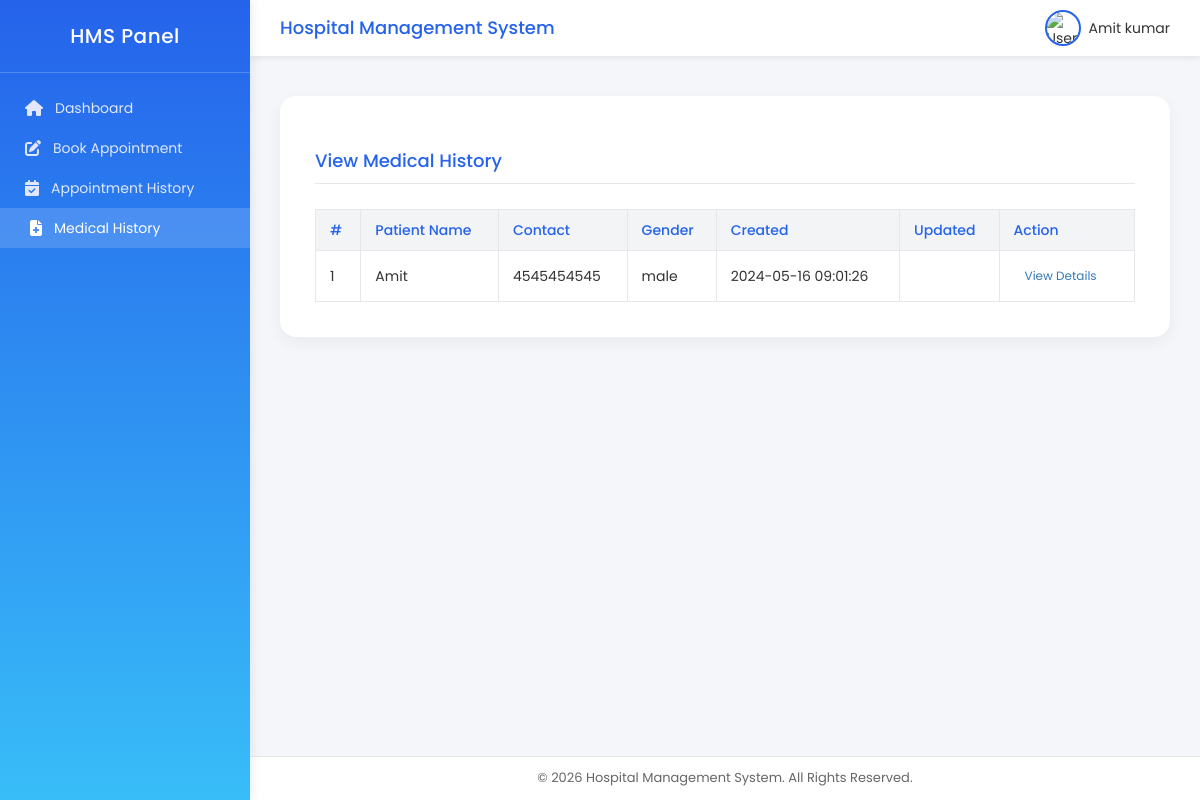
The page /hospital/hms/manage-medhistory.php (signed in) on the database its author committed.
### tables this page shows
CREATE TABLE `users` (
  `id` int(11) NOT NULL,
  `fullName` varchar(255) DEFAULT NULL,
  `address` longtext DEFAULT NULL,
  `city` varchar(255) DEFAULT NULL,
  `gender` varchar(255) DEFAULT NULL,
  `email` varchar(255) DEFAULT NULL,
  `password` varchar(255) DEFAULT NULL,
  `regDate` timestamp NULL DEFAULT current_timestamp(),
  `updationDate` timestamp NULL DEFAULT NULL ON UPDATE current_timestamp()
);

CREATE TABLE `tblpatient` (
  `ID` int(10) NOT NULL,
  `Docid` int(10) DEFAULT NULL,
  `PatientName` varchar(200) DEFAULT NULL,
  `PatientContno` bigint(10) DEFAULT NULL,
  `PatientEmail` varchar(200) DEFAULT NULL,
  `PatientGender` varchar(50) DEFAULT NULL,
  `PatientAdd` mediumtext DEFAULT NULL,
  `PatientAge` int(10) DEFAULT NULL,
  `PatientMedhis` mediumtext DEFAULT NULL,
  `CreationDate` timestamp NULL DEFAULT current_timestamp(),
  `UpdationDate` timestamp NULL DEFAULT NULL ON UPDATE current_timestamp()
);

### hospital/hms/manage-medhistory.php (the view, shortened to what this page needs)
<?php
include('include/config.php');
?>
<!DOCTYPE html>
<html lang="en">
<head>
  <link rel="stylesheet" href="https://cdnjs.cloudflare.com/ajax/libs/font-awesome/6.5.0/css/all.min.css">
  <link rel="stylesheet" href="vendor/bootstrap/css/bootstrap.min.css">
</head>
<body>
  <aside class="sidebar">
    <h2>HMS Panel</h2>
    <ul>
      <li><a href="dashboard.php"><i class="fa-solid fa-house"></i> Dashboard</a></li>
      <li><a href="book-appointment.php"><i class="fa-solid fa-pen-to-square"></i> Book Appointment</a></li>
      <li><a href="appointment-history.php"><i class="fa-solid fa-calendar-check"></i> Appointment History</a></li>
      <li><a href="manage-medhistory.php" class="active"><i class="fa-solid fa-file-medical"></i> Medical History</a></li>
    </ul>
  </aside>
  <div class="main-content">
    <header>
      <h1>Hospital Management System</h1>
      <div class="user-dropdown">
        <img src="https://cdn-icons-png.flaticon.com/512/3135/3135715.png" alt="User">
        <span>
          <?php
          $query = mysqli_query($con, "SELECT fullName FROM users WHERE id='".$_SESSION['id']."'");
          $row = mysqli_fetch_array($query);
          echo htmlspecialchars($row['fullName']);
          ?>
        </span>
      </div>
    </header>
    <main>
      <div class="card">
        <h2>View Medical History</h2>
        <table>
          <thead>
            <tr>
              <th>#</th>
              <th>Patient Name</th>
              <th>Contact</th>
              <th>Gender</th>
              <th>Created</th>
              <th>Updated</th>
              <th>Action</th>
            </tr>
          </thead>
          <tbody>
            <?php
            $uid = $_SESSION['id'];
            $sql = mysqli_query($con, "SELECT tblpatient.* FROM tblpatient
              JOIN users ON users.email = tblpatient.PatientEmail WHERE users.id='$uid'");
            $cnt = 1;
            while ($row = mysqli_fetch_array($sql)) {
            ?>
            <tr>
              <td><?php echo $cnt; ?></td>
              <td><?php echo $row['PatientName']; ?></td>
              <td><?php echo $row['PatientContno']; ?></td>
              <td><?php echo $row['PatientGender']; ?></td>
              <td><?php echo $row['CreationDate']; ?></td>
              <td><?php echo $row['UpdationDate']; ?></td>
              <td>
                <a href="view-medhistory.php?viewid=<?php echo $row['ID'];?>"
                   class="btn btn-outline-primary btn-sm">View Details</a>
              </td>
            </tr>
            <?php
            $cnt++;
            } ?>
          </tbody>
        </table>
      </div>
    </main>
    <footer>
      &copy; <?php echo date('Y'); ?> Hospital Management System. All Rights Reserved.
    </footer>
  </div>
</body>
</html>

### hospital/hms/manage-medhistory.php (style rules this page uses)
body { font-family: 'Poppins', sans-serif; background: #f4f6f9; margin: 0; display: flex; height: 100vh; overflow: hidden; }
.sidebar { width: 250px; background: linear-gradient(180deg, #2563eb, #38bdf8); color: #fff; display: flex; flex-direction: column; position: fixed; top: 0; bottom: 0; left: 0; box-shadow: 2px 0 10px rgba(0,0,0,0.08); z-index: 1000; }
.sidebar h2 { font-weight: 500; text-align: center; padding: 25px 0; font-size: 20px; letter-spacing: 0.5px; border-bottom: 1px solid rgba(255,255,255,0.2); margin: 0; }
.sidebar ul { list-style: none; margin: 0; padding: 15px 0; }
.sidebar a { display: flex; align-items: center; gap: 12px; color: #e0e7ff; padding: 10px 25px; text-decoration: none; transition: all 0.25s ease; font-weight: 400; font-size: 14px; }
.sidebar a:hover, .sidebar a.active { background: rgba(255,255,255,0.15); color: #fff; padding-left: 30px; }
.sidebar i { font-size: 16px; }
.main-content { flex: 1; margin-left: 250px; display: flex; flex-direction: column; height: 100vh; overflow-y: auto; }
header { background: #fff; display: flex; justify-content: space-between; align-items: center; padding: 10px 30px; box-shadow: 0 2px 6px rgba(0,0,0,0.08); position: sticky; top: 0; z-index: 10; }
header h1 { font-size: 18px; font-weight: 500; color: #2563eb; margin: 0; }
.user-dropdown { position: relative; display: flex; align-items: center; gap: 8px; cursor: pointer; }
.user-dropdown img { width: 36px; height: 36px; border-radius: 50%; border: 2px solid #2563eb; object-fit: cover; }
.user-dropdown span { font-size: 14px; color: #333; font-weight: 400; }
main { padding: 40px 30px; flex: 1; background: #f4f6f9; }
.card { background: #fff; border-radius: 16px; box-shadow: 0 6px 16px rgba(0,0,0,0.05); padding: 35px; max-width: 1100px; margin: 0 auto; }
.card h2 { font-size: 18px; font-weight: 500; color: #2563eb; border-bottom: 1px solid #e5e7eb; padding-bottom: 12px; margin-bottom: 25px; }
table { width: 100%; border-collapse: collapse; font-size: 14px; }
th, td { border: 1px solid #e5e7eb; padding: 10px 14px; text-align: left; }
th { background: #f3f4f6; color: #2563eb; font-weight: 500; }
footer { background: #fff; text-align: center; padding: 12px; font-size: 13px; color: #666; border-top: 1px solid #e5e7eb; }

### rows shown on the page
users: fullName "Amit kumar"
tblpatient: PatientName "Amit", PatientContno "4545454545", PatientGender "male", CreationDate "2024-05-16 09:01:26"
